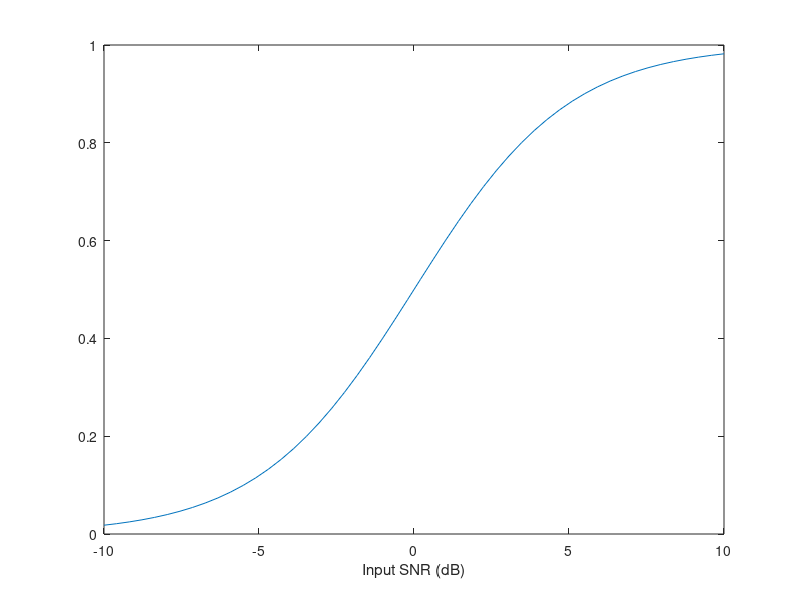

This figure's MATLAB source:
function p=v_psychofunc(m,q,x,r)
%V_PSYCHOFUNC Calculate psychometric functions: trial success probability versus SNR
%
% Usage: p=v_psychofunc('',q,x)       % calculate probabilities
%        b=v_psychofunc('r',q,x)       % generate boolean variables with success prob p
%        p=v_psychofunc(m,q,x,r)     % Calculate likelihoods for observations r
%        x=v_psychofunc([m 'i'],q,p) % Calculate inverse
%
% Inputs:
%          m        mode string [may be omitted if not required]
%                      'n'   do not normalize likelihoods
%                      'f'   do not squeeze output arrays to remove singleton dimensions
%                      'i'   calculate inverse function
%                      'r'   calculate binary random variables with probability p
%                      ['s'   calculate sweet points for threshold and slope]
%                      ['d'   calculate partial derivatives with respect to q(1:5)]
%                      'g'   plot graph
%                      'G'   plot image
%                      'c'   include colourbar
%          q        model parameters. Either a column vector with a single model,
%                   a matrix with one model per column or a cell array with multiple values for
%                   some or all of the parameters
%                      1  probability at threshold [0.5]
%                      2  threshhold [0 dB]
%                      3  slope at threshold [0.1 prob/dB ]
%                      4  miss or lapse probability [0]
%                      5  guess probability   [0]
%                      6  psychometric function type [1]
%                          1 = logistic
%                          2 = cumulative Gaussian
%                          3 = Weibull
%                          [4 = reversed Weibull]
%                          [5 = Gumbell]
%                          [6 = reversed Gumbell]
%          x        vector of SNR values
%          r        test results (0 or 1) corresponding to x
%          p        vector of probabilities
%
% Outputs:
%          p        array of probabilities or random variates ('r' option).
%                   p is a squeezed 7-dimensional array
%                   whose dimensions correspond to x followed by the 6 model parameter entries.
%                   if q is a cell array, singleton dimensions are removed unless the 'f' option is given.
%          x        Inverse function gives SNR, x, as a function of p
%          b        array of boolean variables

%      Copyright (C) Mike Brookes 2009-2010
%      Version: $Id: v_psychofunc.m 10865 2018-09-21 17:22:45Z dmb $
%
%   VOICEBOX is a MATLAB toolbox for speech processing.
%   Home page: http://www.ee.ic.ac.uk/hp/staff/dmb/voicebox/voicebox.html
%
%%%%%%%%%%%%%%%%%%%%%%%%%%%%%%%%%%%%%%%%%%%%%%%%%%%%%%%%%%%%%%%%%%%%%%%%%%%%%%%%%
%   This program is free software; you can redistribute it and/or modify
%   it under the terms of the GNU Lesser General Public License as published by
%   the Free Software Foundation; either version 3 of the License, or
%   (at your option) any later version.
%
%   This program is distributed in the hope that it will be useful,
%   but WITHOUT ANY WARRANTY; without even the implied warranty of
%   MERCHANTABILITY or FITNESS FOR A PARTICULAR PURPOSE.  See the
%   GNU Lesser General Public License for more details.
%
%   You can obtain a copy of the GNU Lesser General Public License from
%   https://www.gnu.org/licenses/ .
%    
%%%%%%%%%%%%%%%%%%%%%%%%%%%%%%%%%%%%%%%%%%%%%%%%%%%%%%%%%%%%%%%%%%%%%%%%%%%%%%%%%

% first sort out input arguments
minp=0.01;          % minimum probability to use for inverse function by default
qq=[0.5 0 0.1 0 0 1]';  % default values for q
if nargin<4
    r=[];
    if nargin<3
        x=[];
        if nargin<2
            q=[];
            if ~nargin
                m='';
            end
        end
    end
end
if ~ischar(m);      % mode argument is optional
    r=x;
    x=q;
    q=m;
    m='';
end
sq=size(q);
ckmod=0;
if iscell(q)
    nq=ones(1,6);
    qax=num2cell([0; qq]);  % used for plotting
    for i=1:min(numel(q),6)
        nq(i)=numel(q{i});
        if nq(i)>=1
            nr=size(qq,2);
            qax{i+1}=q{i};
            if i<=5             % do not replicate for multiple models
                qq=repmat(qq,1,nq(i));
                qq(i,:)=reshape(repmat(q{i}(:)',nr,1),1,nr*nq(i));
            else
                qq(i,:)=repmat(q{i}(1),1,nr);
            end
        end
    end
    nq=max(nq,1);
    nmod=nq(6);
    if nmod>1      % list of models to use
        modlist=q{6};
    else
        modlist=qq(6,1);  % default model
    end
else
    nq=sq(2);
    if nq
        ql=repmat(qq,1,nq);
        ql(1:sq(1),:)=q;
    else
        ql=qq;
        nq=1;
    end
    modlist=unique(ql(6,:));
    nmod=length(modlist);
    ckmod=nmod>1;   % need to check model list
    qq=ql;
end
% now perform the calculation
nx=numel(x);
npt=50;       % number of points
if any(m=='i') % doing inverse
    if ~nx
        nx=npt;
        xlim=[max(qq(5,:)),1-max(qq(4,:))]*[1-minp minp; minp 1-minp];
        x=linspace(xlim(1),xlim(2),nx)';
    end
    p=zeros([nx nq]);  % space for SNRs
    ia=0;
    for i=1:nmod % loop for each model type
        mod=modlist(i);
        if ckmod
            qq=ql(:,ql(6,:)==mod);
        end
        pscale=1-qq(4,:)-qq(5,:);
        pstd=(qq(1,:)-qq(5,:))./pscale; % prob target compensating for miss and lapse probs
        sstd=qq(3,:)./pscale; % slope compensating for miss and lapse probs
        px=x(:)*pscale.^(-1)-repmat(qq(5,:)./pscale,nx,1);  % adjust for miss and lapse probs
        switch mod
            case 1
                beta=sstd./(pstd.*(1-pstd));
%                 alpha=qq(2,:)+log((1-pstd)./pstd)./beta;
                px=repmat(qq(2,:)+log((1-pstd)./pstd)./beta,nx,1)-log(px.^(-1)-1).*repmat(beta.^(-1),nx,1);
            case 2   % cumulative Gaussian function
                xtstd=norminv(pstd); % x position of target in std measure
                sig=normpdf(xtstd)./sstd;
                px= repmat(qq(2,:)-sig.*xtstd,nx,1) + repmat(sig,nx,1).*norminv(px);
            case 3
                wlog=log(1-pstd);
                kbeta=sstd./((pstd-1).*wlog);
                alpha=qq(2,:)-log(-wlog)./kbeta;
                px=repmat(alpha,nx,1)+log(-log(1-px)).*repmat(kbeta.^(-1),nx,1);
            otherwise
                error('Invalid psychometric model index');
        end
        if ckmod
            p(:,ql(6,:)==i)=px;
        else
            ib=ia+numel(p)/nmod;
            p(ia+1:ib)=px(:);
            ia=ib;
        end
    end
else % doing forward mapping
    if ~nx
        ef=2;         % expansion factor
        nx=npt;
        x=linspace(min(qq(2,:)-ef*(qq(1,:)-qq(5,:))./qq(3,:)), ...
            max(qq(2,:)+ef*(1-qq(1,:)-qq(4,:))./qq(3,:)),nx)';
    end
    p=zeros([nx nq]);  % space for probabilities
    ia=0;
    for i=1:nmod % loop for each model type
        mod=modlist(i);
        if ckmod
            qq=ql(:,ql(6,:)==mod);
        end
        pscale=1-qq(4,:)-qq(5,:);  % prob range excluding miss and lapse probs
        pstd=(qq(1,:)-qq(5,:))./pscale; % prob target compensating for miss and lapse probs
        sstd=qq(3,:)./pscale; % slope compensating for miss and lapse probs
        switch mod
            case 1   % logistic function
                beta=sstd./(pstd.*(1-pstd));
%                 alpha=qq(2,:)+log((1-pstd)./pstd)./beta;
                px=(1+exp(repmat(beta.*qq(2,:)+log((1-pstd)./pstd),nx,1)-x(:)*beta)).^(-1);
            case 2   % cumulative Gaussian function
                xtstd=norminv(pstd); % x position of target in std measure
                sigi=sstd./normpdf(xtstd);
                px=normcdf(x(:)*sigi-repmat(qq(2,:).*sigi-xtstd,nx,1));
            case 3
                wlog=log(1-pstd);
                kbeta=sstd./((pstd-1).*wlog);
                alpha=qq(2,:)-log(-wlog)./kbeta;
                px=1-exp(-exp(x(:)*kbeta-repmat(alpha.*kbeta,nx,1)));
            otherwise
                error('Invalid psychometric model index');
        end
        px=repmat(qq(5,:),nx,1)+repmat(pscale,nx,1).*px;  % adjust for miss and lapse probs
        if ckmod
            p(:,ql(6,:)==i)=px;
        else
            ib=ia+numel(p)/nmod;
            p(ia+1:ib)=px(:);
            ia=ib;
        end
    end
    if numel(r)                 % we are calculating likelihoods
        mk=r(:)==0;
        p(mk,:)=1-p(mk,:);      % invert probability for results that are zero
        if nx>1
            if any(m=='n')
                p=prod(p,1);
            else
                p=sum(log(p),1);
                p=exp(p-max(p(:)));
                p=p/sum(p(:));     % normalize to equal 1
            end
            nx=1;
        end
    end

end
pg=p;       % save unsqueezed p for plotting
if ~any(m=='f') && iscell(q) % remove all singleton dimensions
    szp=size(p);
    szq=szp(szp>1);
    szq=[szq ones(1,max(0,2-numel(szq)))];
    p=reshape(p,szq);
end
if any(m=='r') && ~any(m=='i');
    p=rand(size(p))<p;
end

if ~nargout || any(lower(m)=='g')
    clf;
    szp=[nx nq];
    czp=sum(szp>1);
    if czp>0  % check if there is anything to plot
        if iscell(q)
            axlab={'Input SNR','Threshold prob','Threshold SNR','Threshold slope','Lapse prob','Guess prob','Sigmoid type'};
            [szs,izs]=sort(szp,'descend');
            pg=permute(pg,izs);
            qax{1}=x;
            if any(m=='G') || czp>2 % image
                ngr=prod(szs(3:end));
                ncol=ceil(sqrt(ngr));
                nrow=ceil(ngr/ncol);
                npix=szs(1)*szs(2);
                ia=0;
                for i=1:ngr
                    subplot(nrow,ncol,i);
                    ib=ia+npix;
                    imagesc(qax{izs(1)},qax{izs(2)},reshape(pg(ia+1:ib),szs(1:2))');
                    axis 'xy'
                    if any(m=='c')
                        colorbar;
                    end
                    if nrow*ncol-i<ncol
                        xlabel(axlab(izs(1)));
                    end
                    if rem(i-1,ncol)==0
                        ylabel(axlab(izs(2)));
                    end
                    ia=ib;
                end
            else                    % graph
                plot(qax{izs(1)},reshape(permute(pg,izs),szs(1:2)),'-');
                xlabel(axlab{izs(1)});
            end
        else
            if any(m=='G')  % image
                imagesc(pg');
                axis 'xy'
                if any(m=='c')
                    colorbar;
                end
                xlabel('Input SNR (dB)');
                ylabel('Model Index');
            else            % graph
                if nx>=nq
                    plot(x,pg,'-');
                    xlabel('Input SNR (dB)');
                else
                    plot(1:nq,pg','-');
                    xlabel('Model Index');
                end
            end
        end
    end
end


